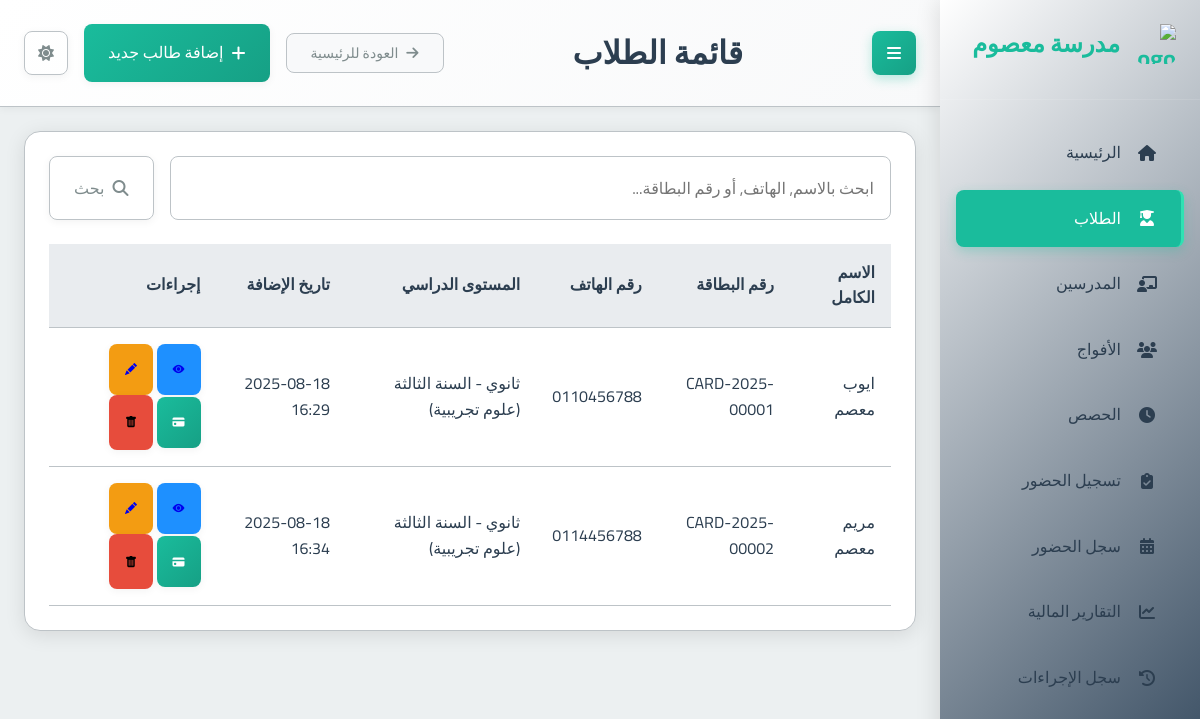
The page /students/ on the database its author committed.
### school_app/models.py (models this page shows, shortened)
class Student(models.Model):
    full_name = models.CharField(max_length=201, verbose_name="الاسم الكامل")
    phone_number = models.CharField(max_length=20, unique=True, verbose_name="رقم هاتف الطالب")
    guardian_phone = models.CharField(max_length=20, verbose_name="رقم هاتف الولي")
    birth_day = models.IntegerField(verbose_name="يوم الميلاد")
    birth_month = models.IntegerField(verbose_name="شهر الميلاد")
    birth_year = models.IntegerField(verbose_name="سنة الميلاد")
    academic_level = models.ForeignKey(AcademicLevel, on_delete=models.PROTECT, verbose_name="المستوى الدراسي")
    registration_fee_paid = models.BooleanField(default=False, verbose_name="رسوم التسجيل مدفوعة")
    card_number = models.CharField(max_length=20, unique=True, blank=True, null=True, verbose_name="رقم البطاقة")
    prepaid_balance = models.DecimalField(max_digits=10, decimal_places=2, default=Decimal('0.00'), verbose_name="رصيد مدفوع مقدماً")
    created_at = models.DateTimeField(auto_now_add=True, verbose_name="تاريخ الإنشاء")
    class Meta:
        verbose_name = "طالب"
        verbose_name_plural = "الطلاب"

class AcademicLevel(models.Model):
    name = models.CharField(max_length=100, verbose_name="الاسم")
    category = models.CharField(max_length=50, choices=[
        ('PRIMARY', 'ابتدائي'),
        ('MIDDLE', 'متوسط'),
        ('HIGH', 'ثانوي')
    ], verbose_name="الفئة")
    class Meta:
        verbose_name = "المستوى الدراسي"
        verbose_name_plural = "المستويات الدراسية"

### school_app/views.py (the view)
# urls.py: path('students/', views.student_list, name='student_list'),
def student_list(request):
    query = request.GET.get('q', '').strip()
    students_qs = Student.objects.all()  # Start with all students
    if query:
        students_qs = students_qs.filter(
            Q(full_name__icontains=query) |
            Q(phone_number__icontains=query) |
            Q(card_number__icontains=query)
        )
    students = students_qs.order_by('full_name') # Apply ordering after filtering
    context = {
        'students': students,
        'page_title': 'قائمة الطلاب',
        'search_query': query # Pass the query back to the template
    }
    return render(request, 'school_app/student_list.html', context)

### templates/school_app/student_list.html (shortened to what this page needs)
{% extends "base.html" %}
{% block page_title %}{{ page_title|default:"قائمة الطلاب" }}{% endblock %}
{% block header_actions %}
  <a href="{% url 'add_student' %}" class="btn btn-primary">
    <i class="fas fa-plus"></i> إضافة طالب جديد
  </a>
{% endblock %}
{% block content %}
<div class="card">
  <div class="card-body">
    <form method="get" action="{% url 'student_list' %}" class="mb-3">
      <div class="input-group">
        <input type="text" name="q" class="form-control" placeholder="ابحث بالاسم, الهاتف, أو رقم البطاقة..." value="{{ search_query|default:'' }}">
        <div class="input-group-append">
          <button class="btn btn-outline-secondary" type="submit">
            <i class="fas fa-search"></i> بحث
          </button>
        </div>
      </div>
    </form>
    {% if students %}
      <div class="table-container">
        <table class="table table-striped">
          <thead>
            <tr>
              <th>الاسم الكامل</th>
              <th>رقم البطاقة</th>
              <th>رقم الهاتف</th>
              <th>المستوى الدراسي</th>
              <th>تاريخ الإضافة</th>
              <th>إجراءات</th>
            </tr>
          </thead>
          <tbody>
            {% for student in students %}
              <tr>
                <td>{{ student.full_name }}</td>
                <td>{{ student.card_number|default:"N/A" }}</td>
                <td dir="ltr">{{ student.phone_number }}</td>
                <td>{{ student.academic_level.get_category_display }} - {{ student.academic_level.name }}</td>
                <td>{{ student.created_at|date:"Y-m-d H:i" }}</td>
                <td>
                  <a href="{% url 'student_detail' student.id %}" class="btn btn-sm btn-info" title="عرض التفاصيل"> <i class="bi bi-eye-fill"></i><span class="sr-only">عرض التفاصيل</span></a>
                  <a href="{% url 'edit_student' student.id %}" class="btn btn-sm btn-warning" title="تعديل"> <i class="bi bi-pencil-fill"></i><span class="sr-only">تعديل</span></a>
                  <a href="{% url 'student_monthly_payment' student_id=student.id %}" class="btn btn-sm btn-primary" title="الدفع الشهري"><i class="bi bi-credit-card-fill"></i><span class="sr-only">الدفع الشهري</span></a>
                  <form action="{% url 'delete_student' student.id %}" method="post" style="display: inline;" onsubmit="return confirm('هل أنت متأكد أنك تريد حذف هذا الطالب؟ قد يؤدي هذا إلى حذف سجلات الحضور والمدفوعات المتعلقة به بشكل دائم.');">
                      <button type="submit" class="btn btn-danger btn-sm" title="حذف"><i class="bi bi-trash-fill"></i><span class="sr-only">حذف</span></button>
                  </form>
                </td>
              </tr>
            {% endfor %}
          </tbody>
        </table>
      </div>
    {% else %}
      <p class="text-center text-muted">لا يوجد طلاب مسجلون حالياً.</p>
      <div class="text-center mt-3">
         <a href="{% url 'add_student' %}" class="btn btn-primary">إضافة طالب جديد</a>
      </div>
    {% endif %}
  </div>
</div>
{% endblock %}

### static/css/main.css (style rules this page uses)
:root { --primary-color: #2c3e50; --primary-light: #34495e; --primary-darker: #1a252f; --accent-color: #1abc9c; --accent-light: #2fe2b3; --accent-dark: #16a085; --text-color: #2c3e50; --text-secondary: #7f8c8d; --text-on-primary: #ffffff; --text-on-accent: #ffffff; --text-nav: #2c3e50; --background-color: #ecf0f1; --card-background: #ffffff; --input-background: #ffffff; --border-color: #bdc3c7; --input-border-color: #bdc3c7; --success-color: #2ecc71; --warning-color: #f39c12; --error-color: #e74c3c; --info-color: #1E90FF; --table-header-background: #e9ecef; --table-row-hover-background: #f8f9fa; --box-shadow-color: rgba(0, 0, 0, 0.1); --box-shadow-color-hover: rgba(0, 0, 0, 0.15); --box-shadow-soft-color: rgba(0, 0, 0, 0.05); --subtle-background: #f8f9fa; --spacing-xs: 8px; --spacing-sm: 16px; --spacing-md: 24px; --spacing-lg: 32px; --spacing-xl: 48px; --font-family: 'Cairo', sans-serif; --font-size-xs: 12px; --font-size-sm: 14px; --font-size-md: 16px; --font-size-lg: 20px; --font-size-xl: 24px; --font-size-xxl: 32px; --border-radius-sm: 4px; --border-radius-md: 8px; --border-radius-lg: 16px; --transition-fast: 0.2s ease; --transition-normal: 0.3s ease; --transition-slow: 0.5s ease; --sidebar-width: 260px; }
* { margin: 0; padding: 0; box-sizing: border-box; direction: rtl; }
html { direction: rtl; font-size: 16px; }
body { font-family: var(--font-family); background-color: var(--background-color); color: var(--text-color); line-height: 1.6; transition: background-color var(--transition-normal), color var(--transition-normal); overflow-x: hidden; }
.btn-warning { background: var(--warning-color); }
.btn-danger { background: var(--error-color); }
.btn-info { background: var(--info-color); }
.card { background-color: var(--card-background); border-radius: var(--border-radius-lg); box-shadow: 0 4px 20px var(--box-shadow-color); margin-bottom: var(--spacing-md); overflow: hidden; transition: all var(--transition-normal); border: 1px solid var(--border-color); }
.card-body { padding: var(--spacing-md); color: var(--text-color); }
.btn { font-family: var(--font-family); padding: var(--spacing-sm) var(--spacing-md); border: none; border-radius: var(--border-radius-md); cursor: pointer; font-size: var(--font-size-md); font-weight: 500; text-decoration: none; display: inline-flex; align-items: center; gap: var(--spacing-xs); transition: all var(--transition-fast); box-shadow: 0 2px 8px var(--box-shadow-soft-color); }
.btn-primary { background: linear-gradient(135deg, var(--accent-color) 0%, var(--accent-dark) 100%); color: var(--text-on-accent); }
.btn-outline-secondary { background-color: transparent; border: 1px solid var(--border-color); color: var(--text-secondary); }
input, select, textarea { font-family: var(--font-family); width: 100%; padding: var(--spacing-sm); border: 1px solid var(--input-border-color); border-radius: var(--border-radius-md); background-color: var(--input-background); color: var(--text-color); font-size: var(--font-size-md); transition: all var(--transition-fast); }
.btn-sm { font-size: 12px; padding: 1rem; }
.mb-3 { margin-bottom: var(--spacing-md); }
.input-group { display: flex; gap: var(--spacing-sm); }
.table-container { overflow-x: auto; }
table { width: 100%; border-collapse: collapse; }
th, td { padding: var(--spacing-sm); text-align: right; border-bottom: 1px solid var(--border-color); }
th { background-color: var(--table-header-background); font-weight: 600; color: var(--text-color); }

### rows shown on the page
Student: full_name "ايوب معصم", card_number "CARD-2025-00001", phone_number "0110456788", academic_level.category "ثانوي", academic_level.name "السنة الثالثة (علوم تجريبية)", created_at "2025-08-18 16:29"
Student: full_name "مريم معصم", card_number "CARD-2025-00002", phone_number "0114456788", academic_level.category "ثانوي", academic_level.name "السنة الثالثة (علوم تجريبية)", created_at "2025-08-18 16:34"

### other values the page prints
{{ page_title|default:"قائمة الطلاب" }} "قائمة الطلاب"
